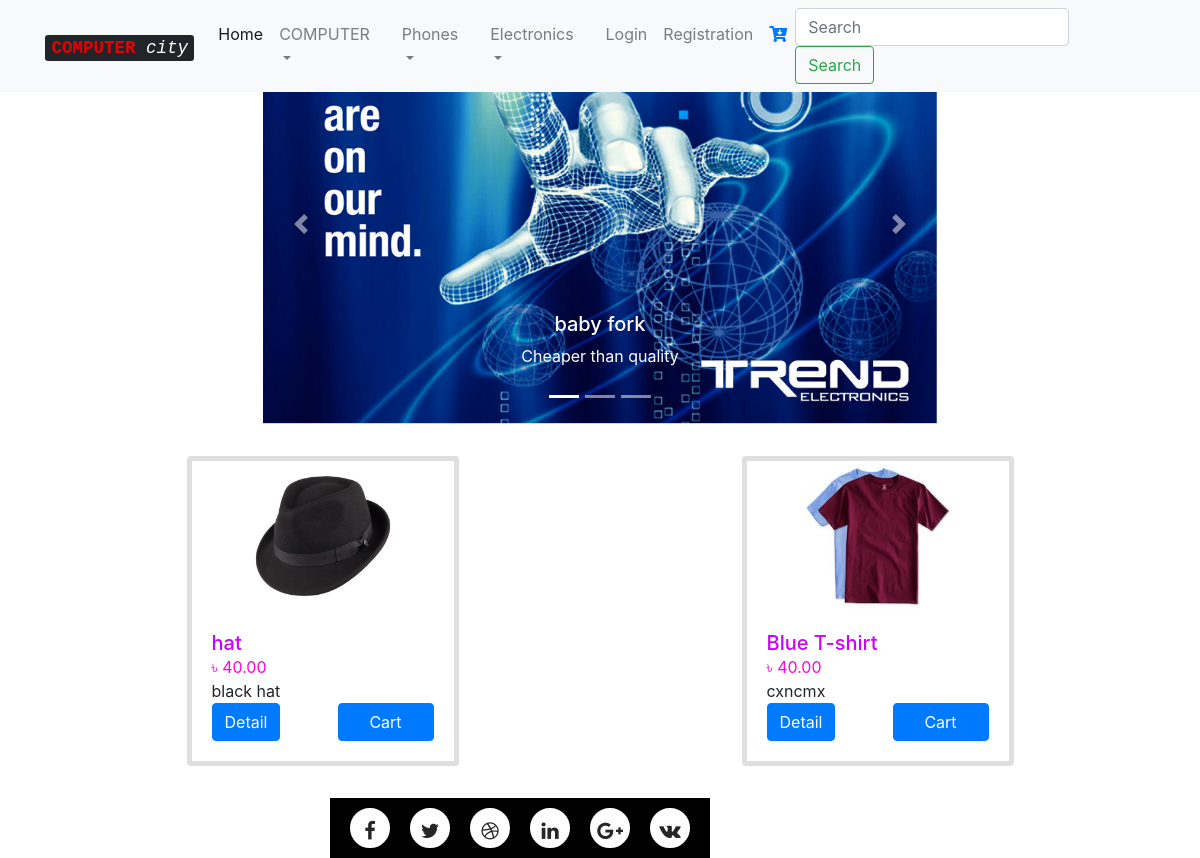
The app's page /, older data.
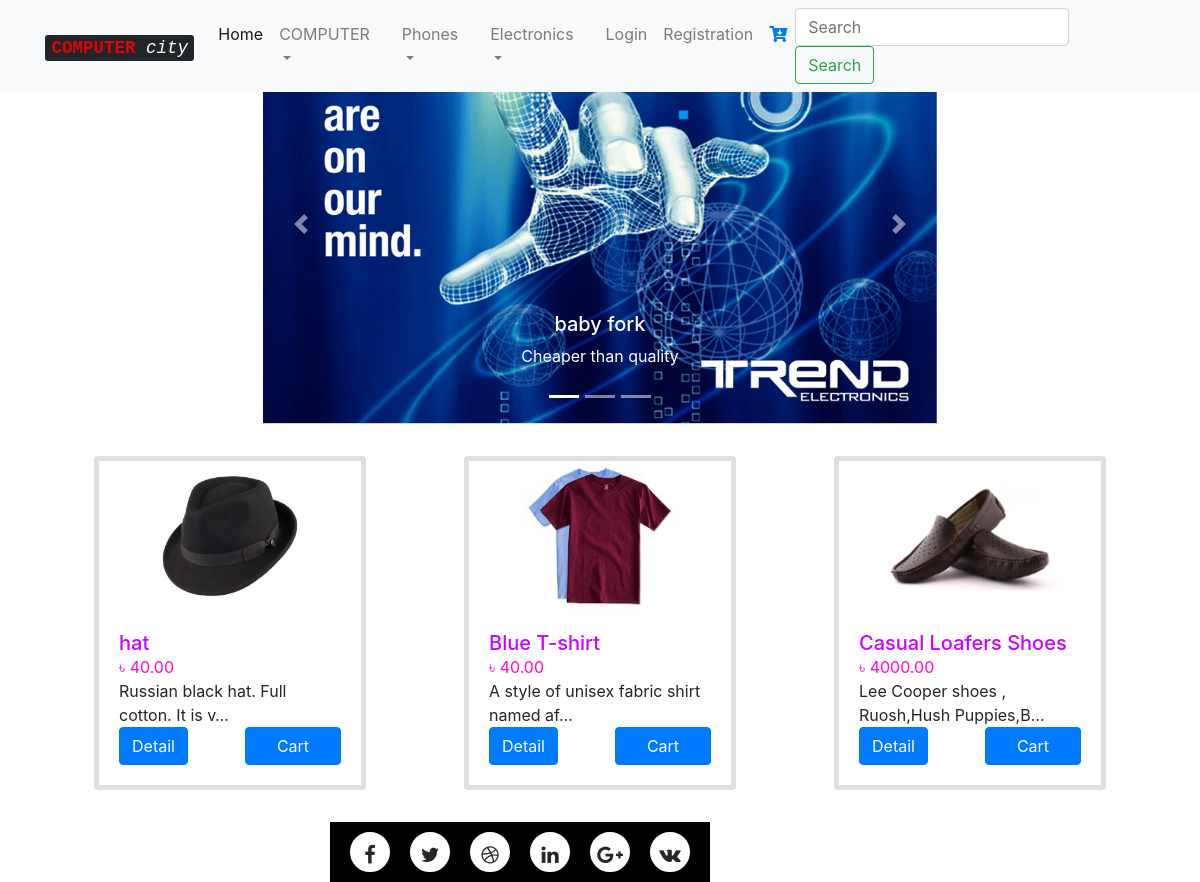
The same page, newer data.
### products/models.py (models this page shows, shortened)
class ProductList(models.Model):
    category = models.ForeignKey(ProductCategory, default=1)
    title = models.CharField(max_length=120)
    image = models.ImageField(upload_to='product detail')
    price = models.DecimalField(decimal_places=2, max_digits=10, default=40.00)
    description = models.TextField()
    stock = models.IntegerField(default=30)
    active = models.BooleanField(default=True)
    featured = models.BooleanField(default=False)
    offers = models.TextField()
    updated = models.DateTimeField(auto_now=True)
    timestamp = models.DateTimeField(auto_now_add=True)

### products/views.py (the view)
# urls.py: url(r'^$', views.show_products_list , name='home'),
def show_products_list(request):
    products_list = ProductList.objects.all()
    cart_obj, new_cart = Cart.objects.new_or_get(request)
    context = {
        'products_list_all': products_list,
        'cart': cart_obj,
    }
    return render(request, 'products/home.html', context)

### cart/models.py (called while the page is built)
    def new_or_get(self, request):
        cart_id = request.session.get("cart_id", None)
        qs = self.get_queryset().filter(id=cart_id)
        if qs.count() == 1:
            new_obj = False
            cart_obj = qs.first()
            if request.user.is_authenticated() and cart_obj.user is None:
                cart_obj.user = request.user
                cart_obj.save()
        else:
            cart_obj = Cart.objects.new(user=request.user)
            new_obj = True
            request.session['cart_id'] = cart_obj.id
        return cart_obj, new_obj

    def new(self, user=None):
        user_obj = None
        if user is not None:
            if user.is_authenticated():
                user_obj = user
        return self.model.objects.create(user=user_obj)

### products/templates/products/home.html
{% extends 'base/base.html' %} {% block head %} {% include 'base/navbar.html' %} {% endblock %} {% block featured %} {% endblock%}
{% block content %}
<div class="row">
    {% include 'products/featured_product.html' %}
</div>
<div class="row mx-auto">
    {% include 'base/card_view.html' %}
</div>
{% endblock %} {% block foot %} {% include 'base/footer.html' %} {% endblock %}

### templates/base/card_view.html
{% for product in products_list_all %}
<div class="card my-2 mx-auto" style="width: 17rem; border-width: 5px; margin-right: 2px;">
        <img class="card-img-top m-auto" src="{{ product.image.url }}" alt="Card image cap" style='height: 150px; width: 180px; object-fit: contain;'>
        <div class="card-body">
            <h5 class="card-title" style="color: rgb(204, 1, 255); margin: 0%; padding: 0%">{{ product.title }}</h5>
            <h7 class="card-title" style="color: rgb(255, 6, 213); margin: 0%; padding: 0%">৳ {{ product.price }}</h7>
            <p class="card-text" style="margin: 0%;">{{ product.description|truncatechars:40 }}</p>
            <div class="row">
                <div class="col-sm-6">
                    <a href="{% url 'product_list:product_detail' pk=product.id %}" class="btn btn-primary">Detail</a>
                </div>
                <div class="col-sm-6">
                    {% include '../products/cart.html' with cart=cart product=product %}
                </div>
            </div>
        </div>
    </div>
    {% endfor %}

### products/templates/products/cart.html (shortened to what this page needs)
<form class='form-product-ajax' method='POST' action='{% url "cart:update" %}' data-endpoint='{% url "cart:update" %}'
class="form"> {% csrf_token %}
    <span class='submit-span'>
    {% if product in cart.products.all %}
    <button type='submit' class='btn btn-danger btn-block'>Remove</button>
    {% else %}
    <button type="submit" class="btn btn-primary btn-block">Cart</button>
    {% endif %}
    </span>
</form>

Row changes from the older to the newer data that the page shows:
changed ProductList "hat": description "black hat" → "Russian black hat. Full cotton. It is v…"
changed ProductList "Blue T-shirt": description "cxncmx" → "A style of unisex fabric shirt named af…"
added ProductList: image (picture), title "Casual Loafers Shoes", price "4000.00", description "Lee Cooper shoes , Ruosh,Hush Puppies,B…"
